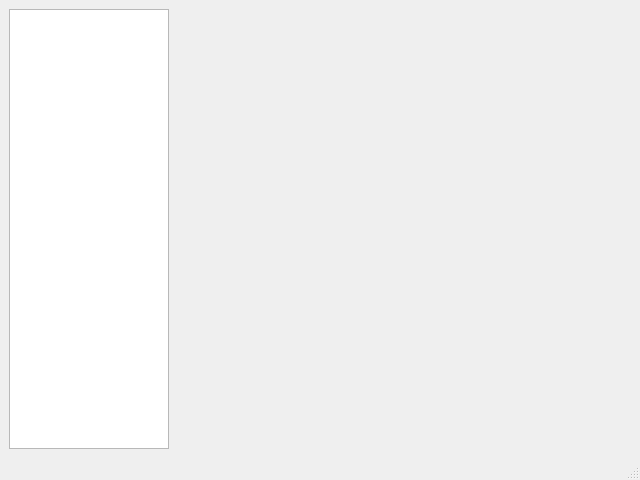
<?xml version="1.0" encoding="UTF-8"?>
<ui version="4.0">
 <class>MainWindow</class>
 <widget class="QMainWindow" name="MainWindow">
  <property name="geometry">
   <rect>
    <x>0</x>
    <y>0</y>
    <width>640</width>
    <height>480</height>
   </rect>
  </property>
  <property name="windowTitle">
   <string>MainWindow</string>
  </property>
  <widget class="QWidget" name="centralwidget">
   <layout class="QGridLayout" name="gridLayout">
    <item row="0" column="1">
     <widget class="QWidget" name="temps_canvas" native="true">
      <property name="sizePolicy">
       <sizepolicy hsizetype="Expanding" vsizetype="Preferred">
        <horstretch>0</horstretch>
        <verstretch>0</verstretch>
       </sizepolicy>
      </property>
      <layout class="QVBoxLayout" name="plots_Layout"/>
     </widget>
    </item>
    <item row="0" column="0">
     <widget class="QListWidget" name="plots_list">
      <property name="sizePolicy">
       <sizepolicy hsizetype="Maximum" vsizetype="Expanding">
        <horstretch>0</horstretch>
        <verstretch>0</verstretch>
       </sizepolicy>
      </property>
      <property name="maximumSize">
       <size>
        <width>160</width>
        <height>16777215</height>
       </size>
      </property>
     </widget>
    </item>
   </layout>
  </widget>
  <widget class="QMenuBar" name="menubar">
   <property name="geometry">
    <rect>
     <x>0</x>
     <y>0</y>
     <width>640</width>
     <height>21</height>
    </rect>
   </property>
  </widget>
  <widget class="QStatusBar" name="statusbar"/>
 </widget>
 <resources/>
 <connections/>
</ui>
